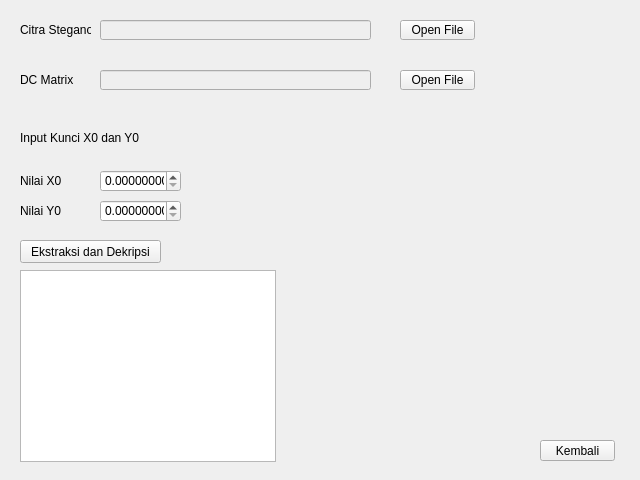
<?xml version="1.0" encoding="UTF-8"?>
<ui version="4.0">
 <class>EkstraksiDekripsi</class>
 <widget class="QWidget" name="EkstraksiDekripsi">
  <property name="geometry">
   <rect>
    <x>0</x>
    <y>0</y>
    <width>640</width>
    <height>480</height>
   </rect>
  </property>
  <property name="windowTitle">
   <string>Form</string>
  </property>
  <widget class="QLineEdit" name="citraSteganoPath">
   <property name="enabled">
    <bool>false</bool>
   </property>
   <property name="geometry">
    <rect>
     <x>100</x>
     <y>20</y>
     <width>271</width>
     <height>20</height>
    </rect>
   </property>
  </widget>
  <widget class="QPushButton" name="btnCitraStegano">
   <property name="geometry">
    <rect>
     <x>400</x>
     <y>20</y>
     <width>75</width>
     <height>20</height>
    </rect>
   </property>
   <property name="text">
    <string>Open File</string>
   </property>
  </widget>
  <widget class="QLabel" name="lblInputKunciX0Y0">
   <property name="geometry">
    <rect>
     <x>20</x>
     <y>130</y>
     <width>121</width>
     <height>16</height>
    </rect>
   </property>
   <property name="text">
    <string>Input Kunci X0 dan Y0</string>
   </property>
  </widget>
  <widget class="QGraphicsView" name="graphicsView">
   <property name="geometry">
    <rect>
     <x>20</x>
     <y>270</y>
     <width>256</width>
     <height>192</height>
    </rect>
   </property>
  </widget>
  <widget class="QDoubleSpinBox" name="doubleSpinBoxX0">
   <property name="geometry">
    <rect>
     <x>100</x>
     <y>170</y>
     <width>81</width>
     <height>22</height>
    </rect>
   </property>
   <property name="decimals">
    <number>8</number>
   </property>
   <property name="maximum">
    <double>1.000000000000000</double>
   </property>
   <property name="singleStep">
    <double>0.000001000000000</double>
   </property>
  </widget>
  <widget class="QPushButton" name="btnDcMatrix">
   <property name="geometry">
    <rect>
     <x>400</x>
     <y>70</y>
     <width>75</width>
     <height>20</height>
    </rect>
   </property>
   <property name="text">
    <string>Open File</string>
   </property>
  </widget>
  <widget class="QLabel" name="lblNilaiY0">
   <property name="geometry">
    <rect>
     <x>20</x>
     <y>200</y>
     <width>47</width>
     <height>21</height>
    </rect>
   </property>
   <property name="text">
    <string>Nilai Y0</string>
   </property>
  </widget>
  <widget class="QLabel" name="lblNilaiX0">
   <property name="geometry">
    <rect>
     <x>20</x>
     <y>170</y>
     <width>47</width>
     <height>21</height>
    </rect>
   </property>
   <property name="text">
    <string>Nilai X0</string>
   </property>
  </widget>
  <widget class="QPushButton" name="btnKembali">
   <property name="geometry">
    <rect>
     <x>540</x>
     <y>440</y>
     <width>75</width>
     <height>21</height>
    </rect>
   </property>
   <property name="text">
    <string>Kembali</string>
   </property>
  </widget>
  <widget class="QLabel" name="lblCitraStegano">
   <property name="geometry">
    <rect>
     <x>20</x>
     <y>20</y>
     <width>71</width>
     <height>20</height>
    </rect>
   </property>
   <property name="text">
    <string>Citra Stegano</string>
   </property>
  </widget>
  <widget class="QLineEdit" name="dcMatrixPath">
   <property name="enabled">
    <bool>false</bool>
   </property>
   <property name="geometry">
    <rect>
     <x>100</x>
     <y>70</y>
     <width>271</width>
     <height>20</height>
    </rect>
   </property>
  </widget>
  <widget class="QDoubleSpinBox" name="doubleSpinBoxY0">
   <property name="geometry">
    <rect>
     <x>100</x>
     <y>200</y>
     <width>81</width>
     <height>22</height>
    </rect>
   </property>
   <property name="decimals">
    <number>8</number>
   </property>
   <property name="maximum">
    <double>1.000000000000000</double>
   </property>
   <property name="singleStep">
    <double>0.000001000000000</double>
   </property>
  </widget>
  <widget class="QLabel" name="lblDcMatrix">
   <property name="geometry">
    <rect>
     <x>20</x>
     <y>70</y>
     <width>71</width>
     <height>20</height>
    </rect>
   </property>
   <property name="text">
    <string>DC Matrix</string>
   </property>
  </widget>
  <widget class="QPushButton" name="btnEkstraksiDanDekripsi">
   <property name="geometry">
    <rect>
     <x>20</x>
     <y>240</y>
     <width>141</width>
     <height>23</height>
    </rect>
   </property>
   <property name="text">
    <string>Ekstraksi dan Dekripsi</string>
   </property>
  </widget>
 </widget>
 <resources/>
 <connections/>
</ui>
